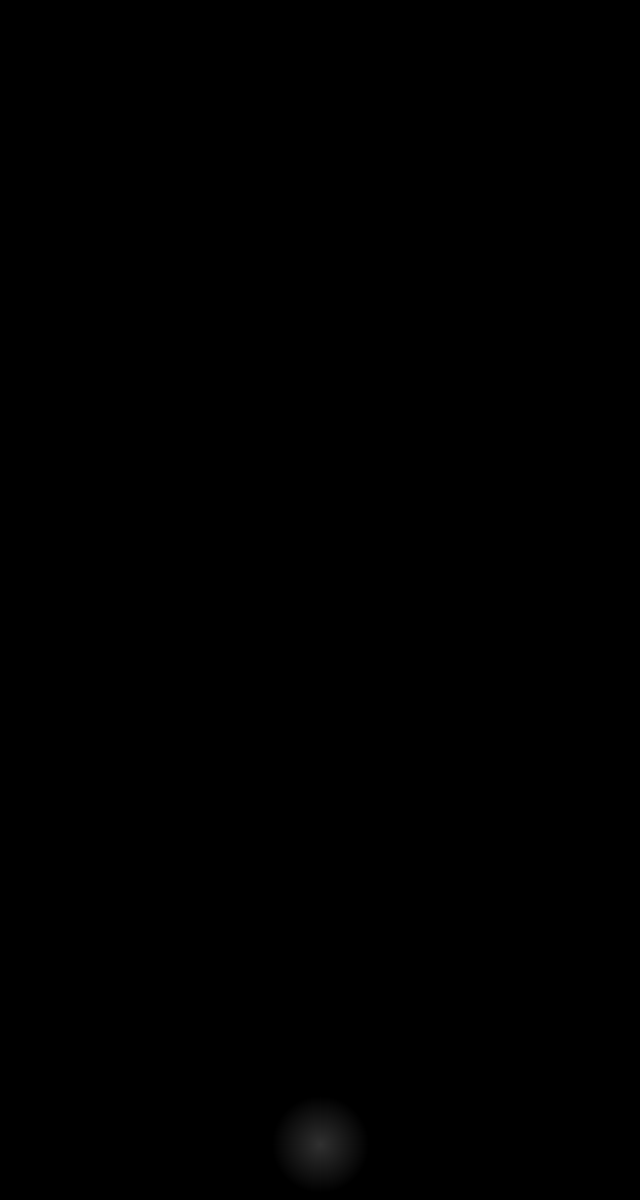
Frame 1 (no input)
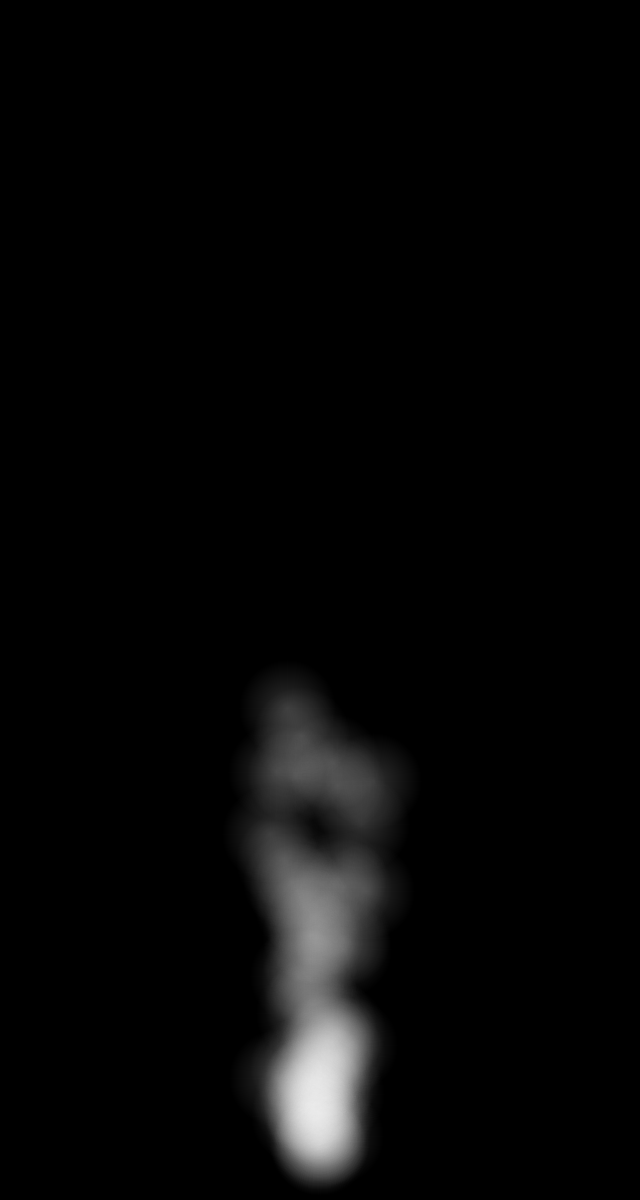
Frame 60 (the mouse pressed at the canvas centre just before this capture)
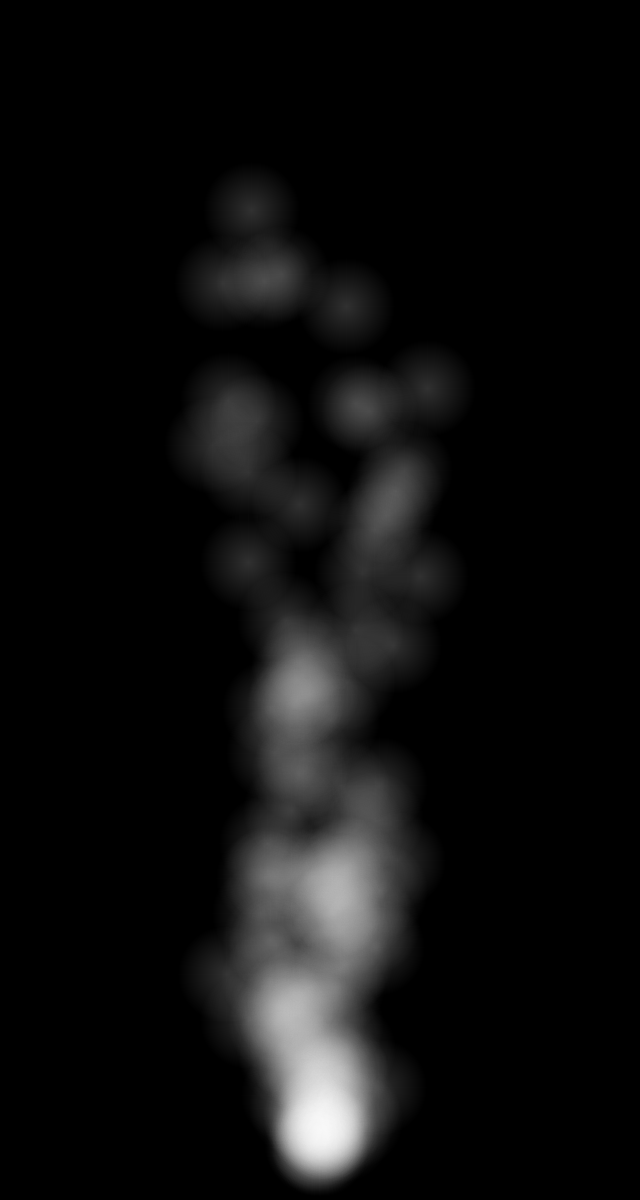
Frame 120 (the mouse held since frame 60 and released just before this capture)

The Processing sketch that drew these frames (run headless with seeded random() and noise(); from frame 60 on, the mouse is pressed at the canvas centre):

// Processing sketch: sketch_particles
// ── sketch_particles.pde

ParticleSystem ps;
PImage img;

void setup() {
  size(640, 1200);
  ps = new ParticleSystem(new PVector(width/2, height-50));
  img = createImage(100,100, ARGB);
  img.loadPixels();
  for (int i=0; i < img.height; i++){
    for(int j=0; j<img.width; j++){
       int h = img.height, w = img.width;
       float distance = dist(w/2, h/2, j, i);
       float alpha = (w/2 - distance);
       if(alpha >= 240) alpha =240;
       img.pixels[i*w+j] = color(255,255,255, alpha);   
    }
  }
}

void draw() {
  background(0);
  ps.addParticle();
  ps.run();
}


// A class to describe a group of Particles
// An ArrayList is used to manage the list of Particles 

class ParticleSystem {
  ArrayList<Particle> particles;
  PVector origin;

  ParticleSystem(PVector position) {
    origin = position.copy();
    particles = new ArrayList<Particle>();
  }

  void addParticle() {
    particles.add(new Particle(origin));
  }

  void run() {
    for (int i = particles.size()-1; i >= 0; i--) {
      Particle p = particles.get(i);
      p.run();
      if (p.isDead()) {
        particles.remove(i);
      }
    }
  }
}


// A simple Particle class

class Particle {
  PVector position;
  PVector velocity;
  PVector acceleration;
  float lifespan;

  Particle(PVector l) {
    acceleration = new PVector(0, -0.005);
    velocity = new PVector(random(-1, 1), random(-8, 0));
    position = l.copy();
    lifespan = 400.0;
  }

  void run() {
    update();
    display();
  }

  // Method to update position
  void update() {
    velocity.add(acceleration);
    position.add(velocity);
    lifespan -= 1.0;
  }

  // Method to display
  void display() {
    imageMode(CENTER);
    tint(255, lifespan);
    image(img, position.x, position.y);
  }

  // Is the particle still useful?
  boolean isDead() {
    if (lifespan < 0.0) {
      return true;
    } else {
      return false;
    }
  }
}
